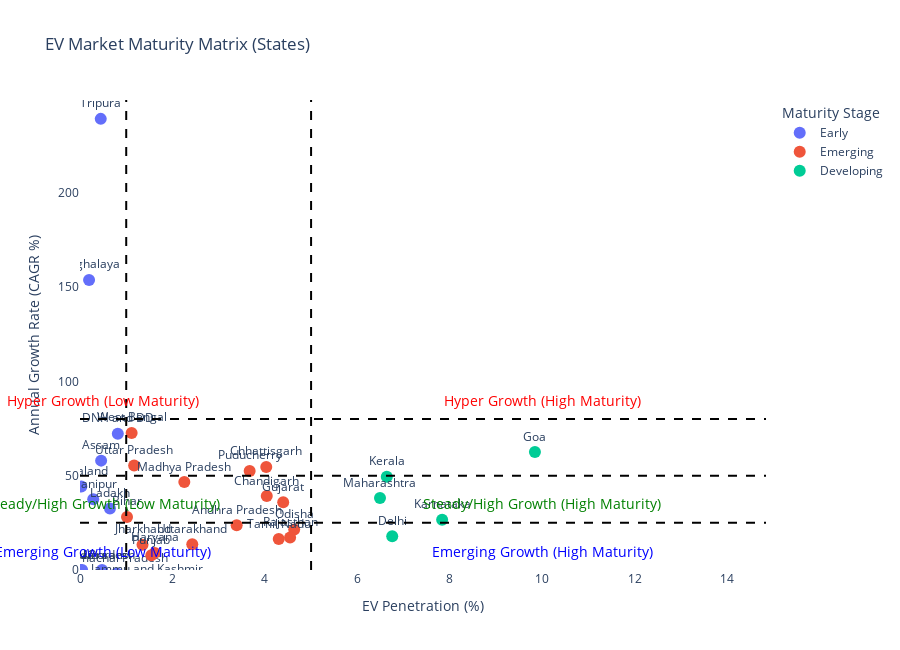

The notebook cell this image was saved under:
### Code cell
import plotly.express as px
import plotly.graph_objects as go

fig = px.scatter(
    state_maturity,
    x="ev_penetration",
    y="cagr",
    text="state",  # show state names on points
    color="maturity_stage",
    labels={
        "ev_penetration": "EV Penetration (%)",
        "cagr": "Annual Growth Rate (CAGR %)"
    },
    title="EV Market Maturity Matrix (States)",
    width=900,
    height=650
)

# Add maturity boundaries
fig.add_vline(x=1, line_dash="dash", line_color="black")   # Early/Emerging
fig.add_vline(x=5, line_dash="dash", line_color="black")   # Emerging/Developing
fig.add_vline(x=15, line_dash="dash", line_color="black")  # Developing/Advanced

# Add growth boundaries
fig.add_hline(y=25, line_dash="dash", line_color="black")  # Emerging/Steady
fig.add_hline(y=50, line_dash="dash", line_color="black")  # Steady/High
fig.add_hline(y=80, line_dash="dash", line_color="black")  # High/Hyper

# Quadrant labels (big & clear)
fig.add_annotation(x=0.5, y=90, text="Hyper Growth (Low Maturity)", showarrow=False, font=dict(size=14, color="red"))
fig.add_annotation(x=10, y=90, text="Hyper Growth (High Maturity)", showarrow=False, font=dict(size=14, color="red"))
fig.add_annotation(x=0.5, y=35, text="Steady/High Growth (Low Maturity)", showarrow=False, font=dict(size=14, color="green"))
fig.add_annotation(x=10, y=35, text="Steady/High Growth (High Maturity)", showarrow=False, font=dict(size=14, color="green"))
fig.add_annotation(x=0.5, y=10, text="Emerging Growth (Low Maturity)", showarrow=False, font=dict(size=14, color="blue"))
fig.add_annotation(x=10, y=10, text="Emerging Growth (High Maturity)", showarrow=False, font=dict(size=14, color="blue"))

# Make text readable
fig.update_traces(textposition='top center', marker=dict(size=12))

# Style
fig.update_layout(
    plot_bgcolor="white",
    xaxis=dict(showgrid=True, range=[0, max(state_maturity["ev_penetration"])+5]),
    yaxis=dict(showgrid=True, range=[0, max(state_maturity["cagr"])+10]),
    legend_title_text="Maturity Stage"
)

fig.show()

### Figure 1 — Plotly figure (JSON) as saved in the notebook; plotly's stock layout.template omitted (floating-point values rounded to 4 significant figures)
{"data": [{"hovertemplate": "maturity_stage=Early<br>EV Penetration (%)=%{x}<br>Annual Growth Rate (CAGR %)=%{y}<br>state=%{text}<extra></extra>", "legendgroup": "Early", "marker": {"color": "#636efa", "size": 12, "symbol": "circle"}, "mode": "markers+text", "name": "Early", "orientation": "v", "showlegend": true, "text": ["Andaman & Nicobar Island", "Arunachal Pradesh", "Assam", "DNH and DD", "Himachal Pradesh", "Ladakh", "Manipur", "Meghalaya", "Mizoram", "Nagaland", "Sikkim", "Tripura"], "textposition": "top center", "type": "scatter", "x": [0.428, 0.04612, 0.4574, 0.818, 0.7976, 0.6479, 0.2861, 0.1963, 0.4768, 0.02948, 0.0, 0.4488], "xaxis": "x", "y": [-23.37, 0.0, 57.97, 72.25, -1.861, 32.64, 37.51, 153.7, 0.0, 44.22, 0.0, 239.1], "yaxis": "y"}, {"hovertemplate": "maturity_stage=Emerging<br>EV Penetration (%)=%{x}<br>Annual Growth Rate (CAGR %)=%{y}<br>state=%{text}<extra></extra>", "legendgroup": "Emerging", "marker": {"color": "#EF553B", "size": 12, "symbol": "circle"}, "mode": "markers+text", "name": "Emerging", "orientation": "v", "showlegend": true, "text": ["Andhra Pradesh", "Bihar", "Chandigarh", "Chhattisgarh", "Gujarat", "Haryana", "Jammu and Kashmir", "Jharkhand", "Madhya Pradesh", "Odisha", "Puducherry", "Punjab", "Rajasthan", "Tamil Nadu", "Uttar Pradesh", "Uttarakhand", "West Bengal"], "textposition": "top center", "type": "scatter", "x": [3.39, 1.018, 4.041, 4.03, 4.397, 1.619, 1.44, 1.353, 2.257, 4.634, 3.671, 1.544, 4.546, 4.3, 1.171, 2.429, 1.117], "xaxis": "x", "y": [23.7, 28.14, 39.18, 54.63, 35.91, 9.076, -7.71, 13.4, 46.61, 21.43, 52.49, 7.868, 17.28, 16.42, 55.33, 13.65, 72.64], "yaxis": "y"}, {"hovertemplate": "maturity_stage=Developing<br>EV Penetration (%)=%{x}<br>Annual Growth Rate (CAGR %)=%{y}<br>state=%{text}<extra></extra>", "legendgroup": "Developing", "marker": {"color": "#00cc96", "size": 12, "symbol": "circle"}, "mode": "markers+text", "name": "Developing", "orientation": "v", "showlegend": true, "text": ["Delhi", "Goa", "Karnataka", "Kerala", "Maharashtra"], "textposition": "top center", "type": "scatter", "x": [6.756, 9.843, 7.836, 6.638, 6.491], "xaxis": "x", "y": [17.92, 62.5, 26.69, 49.43, 38.15], "yaxis": "y"}], "layout": {"annotations": [{"font": {"color": "red", "size": 14}, "showarrow": false, "text": "Hyper Growth (Low Maturity)", "x": 0.5, "y": 90}, {"font": {"color": "red", "size": 14}, "showarrow": false, "text": "Hyper Growth (High Maturity)", "x": 10, "y": 90}, {"font": {"color": "green", "size": 14}, "showarrow": false, "text": "Steady/High Growth (Low Maturity)", "x": 0.5, "y": 35}, {"font": {"color": "green", "size": 14}, "showarrow": false, "text": "Steady/High Growth (High Maturity)", "x": 10, "y": 35}, {"font": {"color": "blue", "size": 14}, "showarrow": false, "text": "Emerging Growth (Low Maturity)", "x": 0.5, "y": 10}, {"font": {"color": "blue", "size": 14}, "showarrow": false, "text": "Emerging Growth (High Maturity)", "x": 10, "y": 10}], "height": 650, "legend": {"title": {"text": "Maturity Stage"}, "tracegroupgap": 0}, "plot_bgcolor": "white", "shapes": [{"line": {"color": "black", "dash": "dash"}, "type": "line", "x0": 1, "x1": 1, "xref": "x", "y0": 0, "y1": 1, "yref": "y domain"}, {"line": {"color": "black", "dash": "dash"}, "type": "line", "x0": 5, "x1": 5, "xref": "x", "y0": 0, "y1": 1, "yref": "y domain"}, {"line": {"color": "black", "dash": "dash"}, "type": "line", "x0": 15, "x1": 15, "xref": "x", "y0": 0, "y1": 1, "yref": "y domain"}, {"line": {"color": "black", "dash": "dash"}, "type": "line", "x0": 0, "x1": 1, "xref": "x domain", "y0": 25, "y1": 25, "yref": "y"}, {"line": {"color": "black", "dash": "dash"}, "type": "line", "x0": 0, "x1": 1, "xref": "x domain", "y0": 50, "y1": 50, "yref": "y"}, {"line": {"color": "black", "dash": "dash"}, "type": "line", "x0": 0, "x1": 1, "xref": "x domain", "y0": 80, "y1": 80, "yref": "y"}], "title": {"text": "EV Market Maturity Matrix (States)"}, "width": 900, "xaxis": {"anchor": "y", "domain": [0, 1], "range": [0, 14.84], "showgrid": true, "title": {"text": "EV Penetration (%)"}}, "yaxis": {"anchor": "x", "domain": [0, 1], "range": [0, 249.1], "showgrid": true, "title": {"text": "Annual Growth Rate (CAGR %)"}}}}
